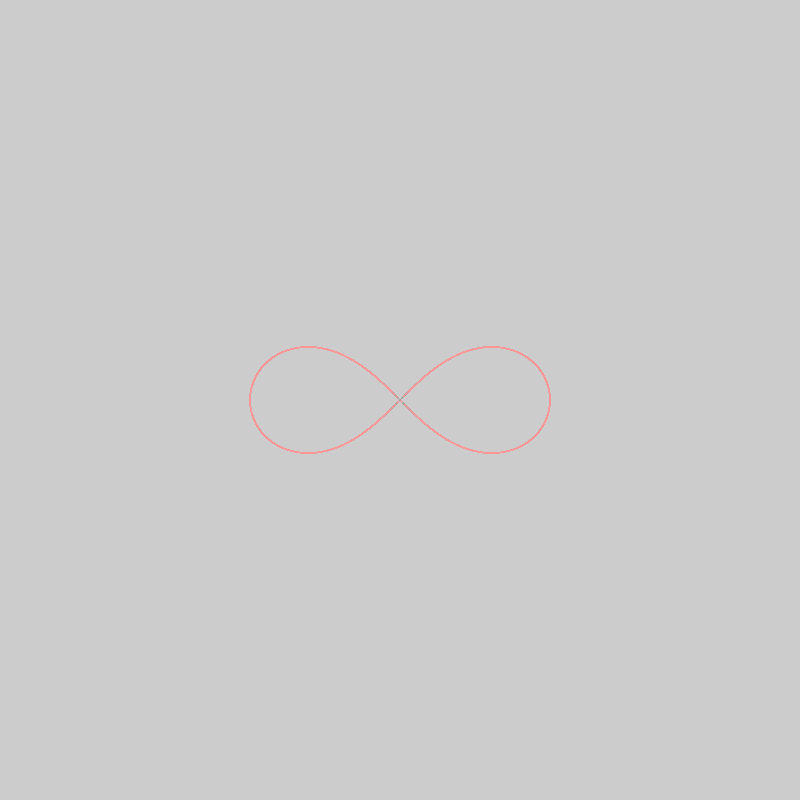
Frame 1 (no input)
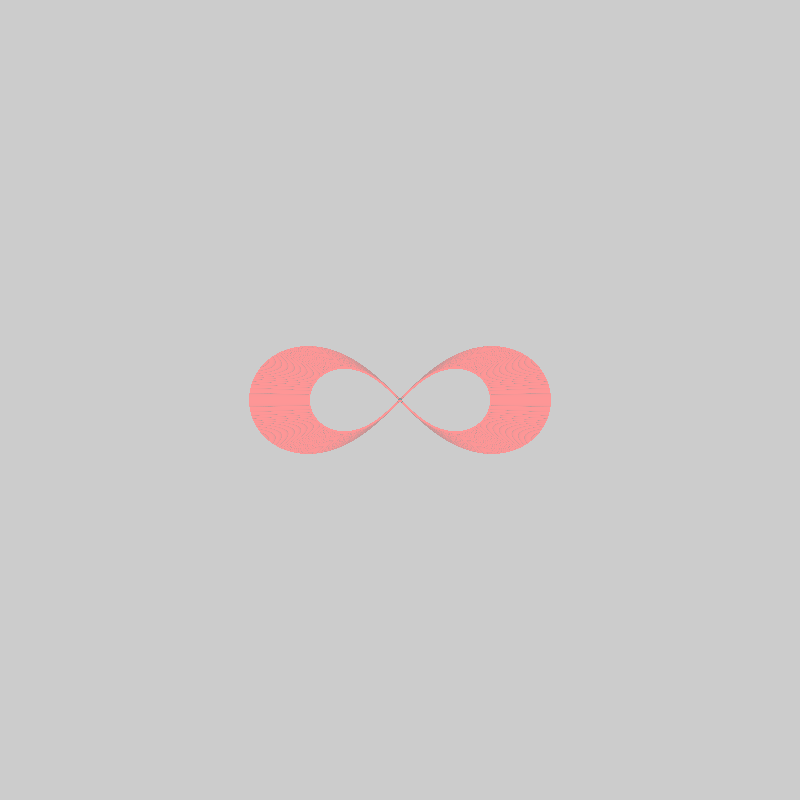
Frame 60 (the mouse pressed at the canvas centre just before this capture)
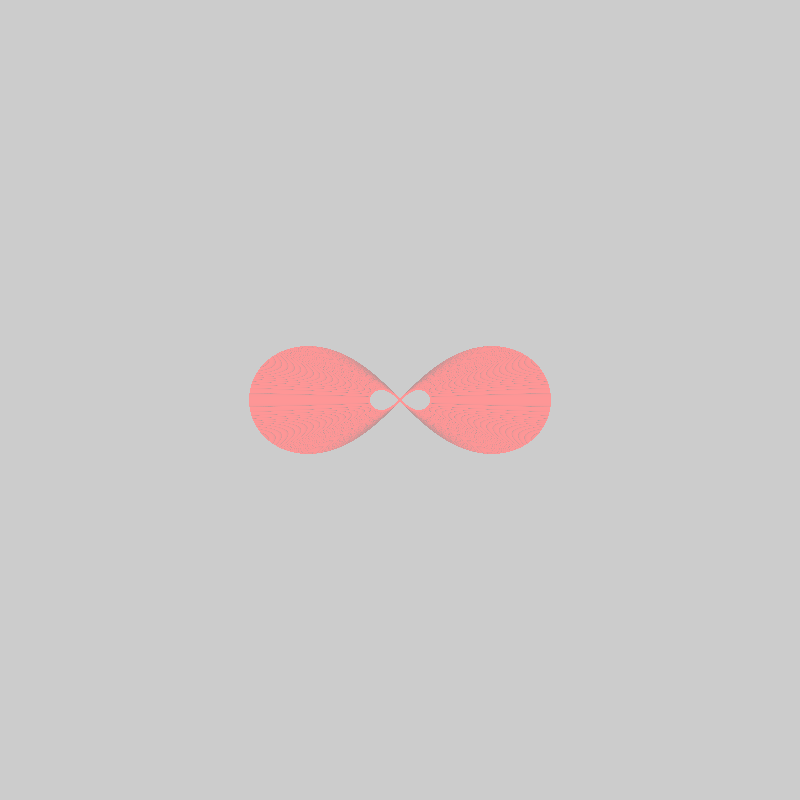
Frame 120 (the mouse held since frame 60 and released just before this capture)

The Processing sketch that drew these frames (run headless with seeded random() and noise(); from frame 60 on, the mouse is pressed at the canvas centre):

// Processing sketch: leminiscata
// ── leminiscata.pde
float theta;
float a=150;
float x;
float y;
float r;
boolean neg=false;
void setup(){
  size(800,800);
}

void draw(){
 
fill(255);
     noStroke();
   
   
    
   
      //funcion leminiscata
        pushMatrix();
       for(theta=0; theta<360; theta+=0.001){
         r=sqrt(pow(a,2)*cos(2*theta));
         x = r*cos(theta)+width/2;
         y = r*sin(theta)+height/2;
         ellipse(x,y,1,1);
         fill(100+theta/2,150,150);
       }
    popMatrix();
    
   
     if(a>15){
       neg=true;
     }
     if(a<-35){
      neg=false; 
     }
     if(neg){
       a-=1;
     }
     else{
       a+=1;
     }
     println(a);
}
